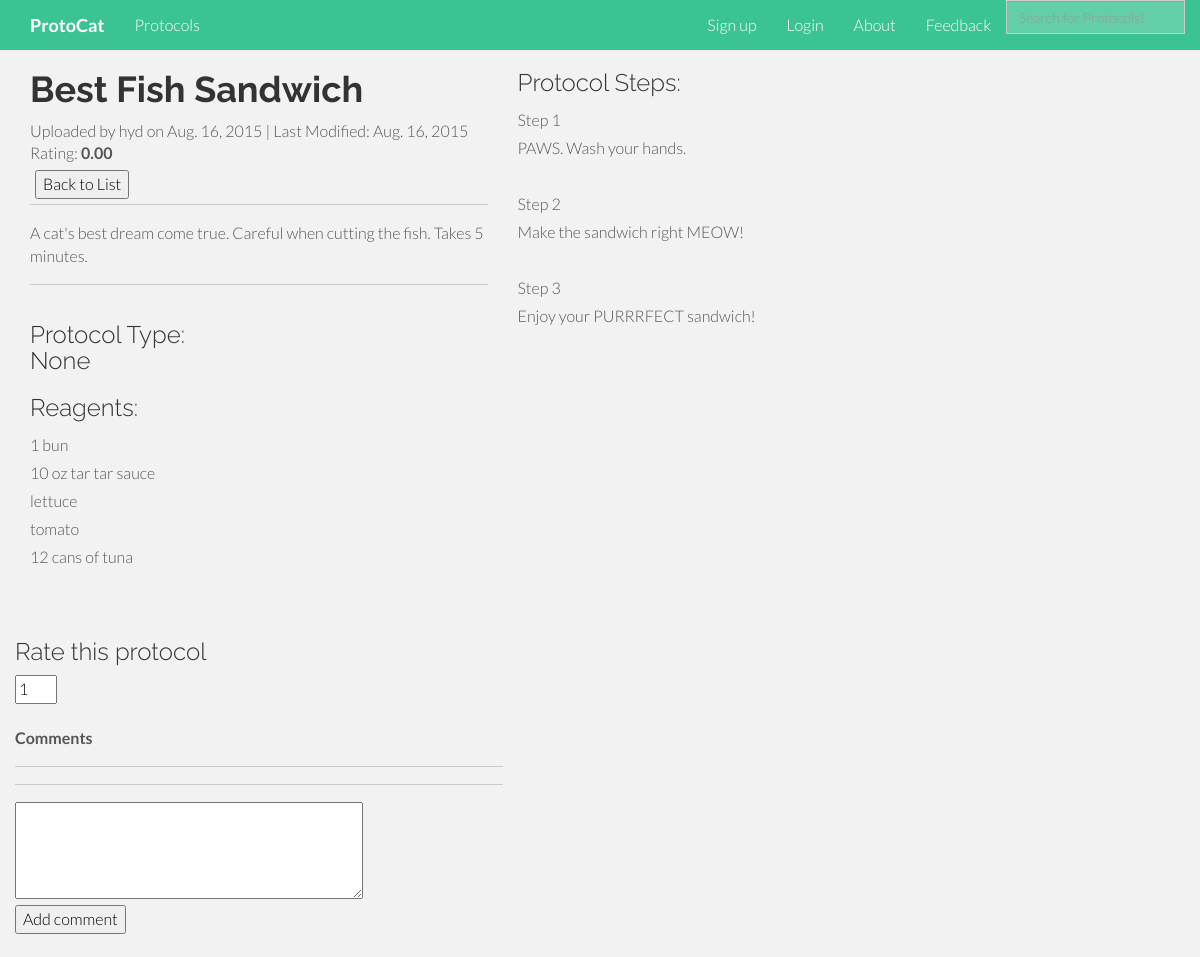
The app's page /protocol_display/103/, older data.
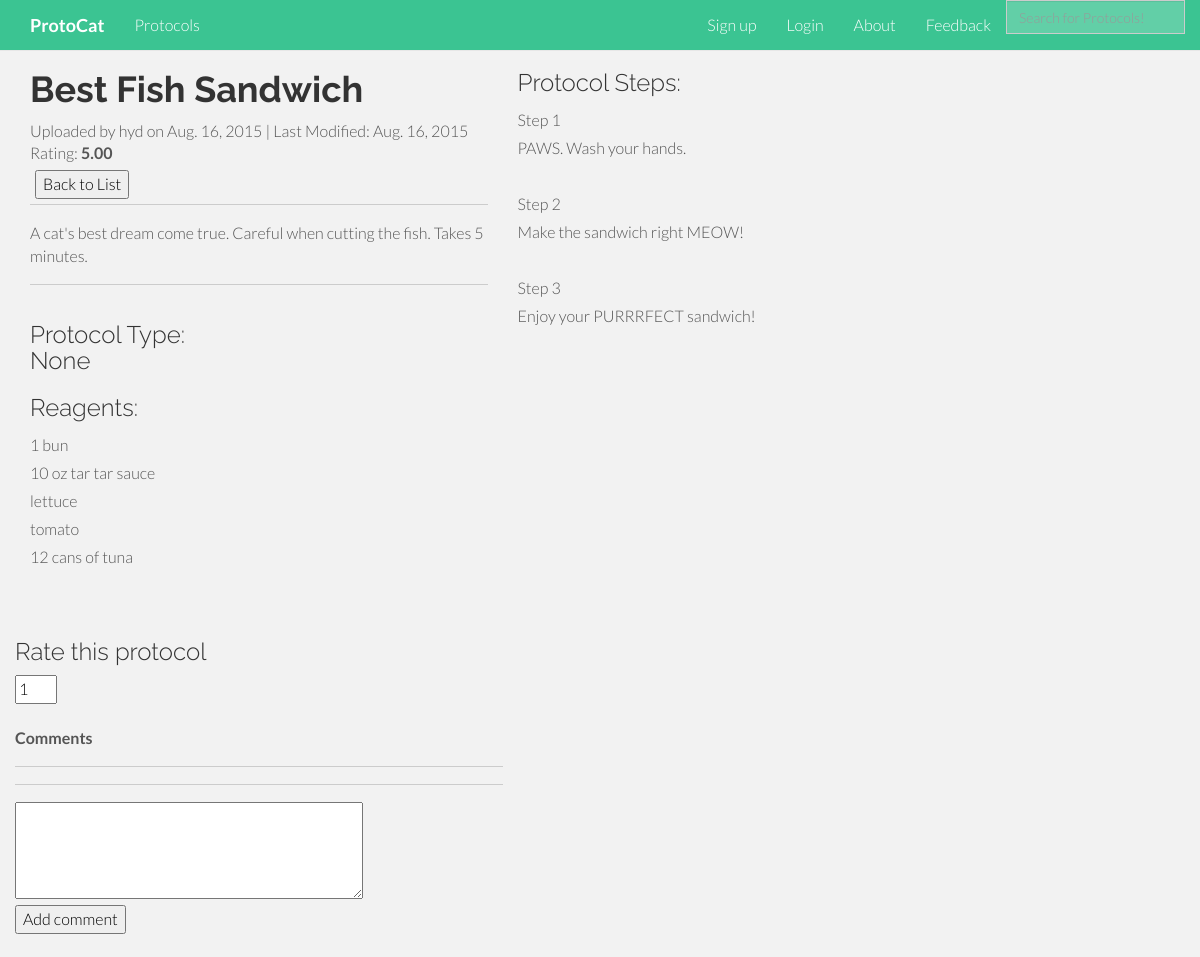
The same page, newer data.
### protocat_app/models.py (models this page shows)
class Protocol(models.Model):
    id = models.AutoField(primary_key=True)
    title = models.TextField()
    author = models.CharField(max_length=50)
    date_of_upload = models.DateField(auto_now_add=True)
    date_modified = models.DateField(auto_now=True)
    description = models.TextField(blank=True)
    protocol_type = models.CharField(max_length=2, choices=PROTOCOL_TYPES, null=True, blank=True)
    rating = models.DecimalField(
        validators=[MinValueValidator(0.0), MaxValueValidator(5.0)],
        max_digits=3, decimal_places=2, default=2.50)
    num_ratings = models.IntegerField(default=0)
    user_rated = models.TextField(default='')
    reagents = models.TextField(default='')
    protocol_steps = models.TextField(default='')

### protocat_app/views.py (the view)
# urls.py: url(r'^protocol_display/(?P<protocol_id>[0-9]+)/$', views.protocol_display, name='protocol_display'),
def protocol_display(request, protocol_id):
    protocol_items = Protocol.objects.get(id=protocol_id)
    steps = protocol_items.protocol_steps
    current_user = str(request.user)
    return render(request, 'protocat_app/protocol_display.html', {'protocol_items':protocol_items, 'steps':steps,'current_user':current_user})

### protocat_app/templates/protocat_app/protocol_display.html (shortened to what this page needs)
{% extends 'base.html' %}
{% load staticfiles %}
{% load comments %}
{% block content %}
    <div class="container">
        <div class="row">
            <div class="col-md-5">
                <h1><strong>{{protocol_items.title}}</strong></h1>
                Uploaded by {{protocol_items.author}} on
                {{protocol_items.date_of_upload}}
                | Last Modified: {{protocol_items.date_modified}}
                <br>
                Rating: <strong>{{protocol_items.rating}}</strong>
                <br>
                <form action="/protocol_list" style ='float: left; padding: 5px;'>
                    <input type="submit" value="Back to List">
                </form>
                <br>
                <hr>
                {% if protocol_items.description %}
                {{protocol_items.description}}
                <hr>
                {% endif %}
                <div class="row">
                    <div class="col-md-5">
                        <h3>Protocol Type:  {{protocol_items.protocol_type}}</h3>
                        <h3>Reagents: </h3> <p>{{protocol_items.reagents|linebreaksbr}}</p>
                    </div>
                    <div class="row">
                        <div class="col-md-12">
                            {% if current_user not in protocol_items.user_rated %}
                            <br>
                            <h3>Rate this protocol</h3>
                            <form method="POST" action="/rating/{{protocol_items.id}}/">
                                <input type="number" value="1" name="rating" min="1" max="5">
                            </form>
                            <br>
                            {% endif %}
                            <strong>Comments</strong>
                            <hr>
                            {% get_comment_form for protocol_items as form %}
                            <hr>
                            <table>
                                <form action="{% comment_form_target %}" method="post">
                                    <textarea name="comment" rows="4" cols="40"></textarea>
                                    <br>
                                    <input type="submit" value="Add comment" id="id_submit">
                                    <br><br>
                                </form>
                            </table>
                        </div>
                    </div>
                </div>
            </div>
            <div class="col-md-7">
                <h3>Protocol Steps: </h3> <p>{{steps|linebreaksbr}}</p>
            </div>
        </div>
{% endblock %}
            {% get_comment_form for protocol_items as form %}

### protocat_app/templates/base.html (shortened to what this page needs)
<!DOCTYPE html>
<html lang="en">
<head>
     {% load staticfiles %}
    <link rel="shortcut icon" href="{% static 'stylesheets/images/protocat.ico' %}">
    <link href="{% static 'stylesheets/bootstrap.min.css' %}" rel="stylesheet">
    <link href="{% static 'stylesheets/root_index.css' %}" rel="stylesheet">
    <link href="{% static 'stylesheets/user_authentication.css' %}" rel="stylesheet">
    <link href="{% static 'stylesheets/user_registration.css' %}" rel="stylesheet">
</head>
<body>
    <div id="sidebar">
        {% block sidebar %}
          <body data-spy="scroll" data-offset="0" data-target="#navigation">
                <div id="navigation" class="navbar navbar-default navbar-fixed-top">
                  <div class="container">
                    <div class="navbar-header">
                      <a class="navbar-brand" href="/"><b>ProtoCat</b></a>
                    </div>
                    <div class="navbar-collapse collapse">
                      <ul class="nav navbar-nav">
                        <li><a href="/protocol_list" class="smothscroll">Protocols</a></li>
                      </ul>
                        {% if not user.is_authenticated %}
                      <ul class="nav navbar-nav navbar-right">
                          <li><a href="/user_registration" class="smothscroll">Sign up</a></li>
                          <li><a href="/user_authentication" class="smothScroll">Login</a></li>
                        {% endif %}
                             <li><a href="/about" class="smothScroll">About</a></li>
                             <li><a href="/feedback" class="smothScroll">Feedback</a></li>
                             <li>
                                 <div class="input-group input-group-lg">
                                     <form class="form-search" method="GET" action="{% url 'search' %}">
                                         <input type="text" name="search" class="form-control" placeholder="Search for Protocols!" style="background-color:#62cfa7; color:white">
                                     </form>
                                 </div>
                             </li>
                      </ul>
                    </div>
                  </div>
                </div>
        {% endblock %}
    </div>
    <div id="content">
        {% block content %}{% endblock %}
    </div>
</body>
</html>

### protocat_app/static/stylesheets/root_index.css (style rules this page uses)
body { background-color: #f2f2f2; font-family: "Lato"; font-weight: 300; font-size: 16px; color: #555; padding-top: 50px; -webkit-font-smoothing: antialiased; -webkit-overflow-scrolling: touch; }
h1, h2, h3, h4, h5, h6 { font-family: "Raleway"; font-weight: 300; color: #333; }
p { line-height: 28px; margin-bottom: 25px; }
a { color: #3bc492; word-wrap: break-word; -webkit-transition: color 0.1s ease-in, background 0.1s ease-in; -moz-transition: color 0.1s ease-in, background 0.1s ease-in; -ms-transition: color 0.1s ease-in, background 0.1s ease-in; -o-transition: color 0.1s ease-in, background 0.1s ease-in; transition: color 0.1s ease-in, background 0.1s ease-in; }
a:before, a:after { -webkit-transition: color 0.1s ease-in, background 0.1s ease-in; -moz-transition: color 0.1s ease-in, background 0.1s ease-in; -ms-transition: color 0.1s ease-in, background 0.1s ease-in; -o-transition: color 0.1s ease-in, background 0.1s ease-in; transition: color 0.1s ease-in, background 0.1s ease-in; }
hr { display: block; height: 1px; border: 0; border-top: 1px solid #ccc; margin: 1em 0; padding: 0; }
input { color:black; }
.navbar { background-image:none; background-color: #3bc492; color:white; }
.navbar-default { background-image:none; background-color: #3bc492; color:white; }
.navbar-fixed-top { background-image:none; background-color: #3bc492; color:white; }
.navbar-header { background-image:none; background-color: #3bc492; color:white; }
.navbar-brand { background-image:none; background-color: #3bc492; color:white; }
.navbar-collapse { background-image:none; background-color: #3bc492; color:white; }
.navbar-nav { background-image:none; background-color: #3bc492; color:white; }
.navbar-right { background-image:none; background-color: #3bc492; color:white; }
.nav { background-image:none; background-color: #3bc492; color:white; }
.navbar .nav > li > a { color: white; }
.navbar-default .navbar-brand { color:white; }

Row changes from the older to the newer data that the page shows:
changed Protocol "Best Fish Sandwich": rating "0.00" → "5.00"
